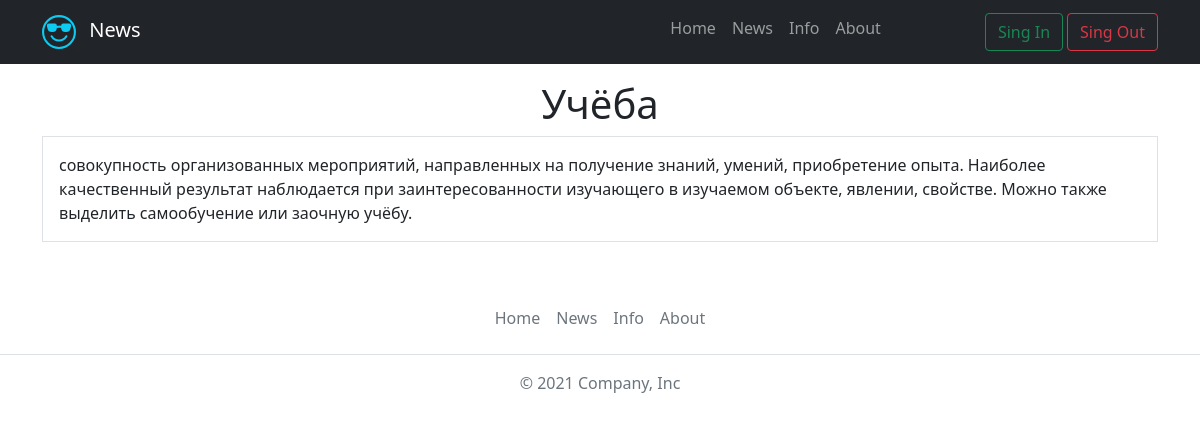
The app's page /news/univer/uchyoba with its own data.
### main/models.py (models this page shows, shortened)
class News(models.Model):
    title = models.CharField(max_length=255, verbose_name='Заголовок')
    content = models.TextField(blank=True, verbose_name='Контент')
    slug = models.SlugField(max_length=255, unique=True, db_index=True, verbose_name='url')
    photo = models.ImageField(upload_to='photo/%Y/%m/%d', verbose_name='Фото')
    time_create = models.DateTimeField(auto_now_add=True, verbose_name='Время создания')
    time_update = models.DateTimeField(auto_now=True, verbose_name='Время обновления')
    is_posted = models.BooleanField(default=False, verbose_name='Опубликовано')
    topic = models.ForeignKey('Topic', on_delete=models.PROTECT, verbose_name='Тема')
    class Meta:
        verbose_name = 'Новость'
        verbose_name_plural = 'Новости'
        ordering = ['-title', 'content']

### main/views.py (the view)
# urls.py: path('news/<slug:topic>/<slug:post>', news_post, name='news_post'),
def news_post(request, topic, post):
    post = News.objects.filter(slug=post, topic_id=Topic.objects.filter(slug=topic)[0].pk)[0]
    return render(request, 'main/post.html', {'title': post.title, 'post': post})

### main/templates/main/post.html
{% extends 'main/base.html' %}
{% block content %}
<div class="container py-3">
    <div class="text-center"><h1>{{ post.title }}</h1></div>
    <div class="border p-3">{{ post.content }}</div>
</div>
{% endblock %}

### records on screen
News: title "Учёба", content "совокупность организованных мероприятий, направленных на получение знаний, умений, приобретение опыта. Наиболее качественный результат наблюдается при заинтересованности изучающего в изучаемом объекте, явлении, свойстве. Можно также выделить самообучение или заочную учёбу."
